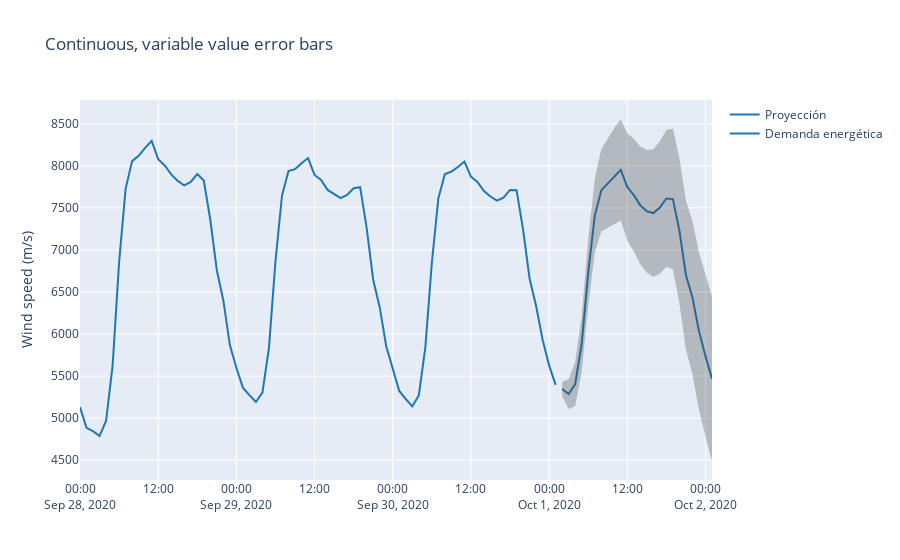

Notebook code for this chart:
### Code cell
import plotly.graph_objs as go

data_plot = data_pred.loc['2020-09-28':]
fig = go.Figure([
    go.Scatter(
        name='Demanda energética',
        x=data_plot.index,
        y=data_plot['AT_load_actual_entsoe_transparency'],
        mode='lines',
        line=dict(color='rgb(31, 119, 180)'),
    ),
    go.Scatter(
        name='Proyección',
        x=data_plot.index,
        y=data_plot['forecast'],
        mode='lines',
        line=dict(color='rgb(31, 119, 180)'),
    ),
    go.Scatter(
        name='Upper Bound',
        x=data_plot.index,
        y=data_plot['Upper bound'],
        mode='lines',
        marker=dict(color="#444"),
        line=dict(width=0),
        showlegend=False
    ),
    go.Scatter(
        name='Lower Bound',
        x=data_plot.index,
        y=data_plot['Lower bound'],
        marker=dict(color="#444"),
        line=dict(width=0),
        mode='lines',
        fillcolor='rgba(68, 68, 68, 0.3)',
        fill='tonexty',
        showlegend=False
    )
])
fig.update_layout(
    yaxis_title='Wind speed (m/s)',
    title='Continuous, variable value error bars',
    hovermode="x"
)
fig.show()
